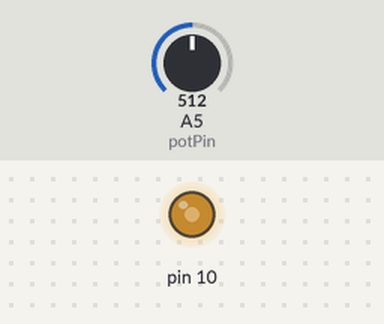
The sketch below on a simulated Arduino Uno, built with avr-gcc and run on an emulated ATmega328P. Shown: output pins drawn as LEDs (lit = HIGH). The inputs (shaded band) are chosen by the test bench; at power-on: A5 (potPin) = 512. What the sketch prints to the serial monitor is not drawn.

Above: at 1.2 s.
1.3 s: A5 (potPin) set to 716
At 1.9 s:
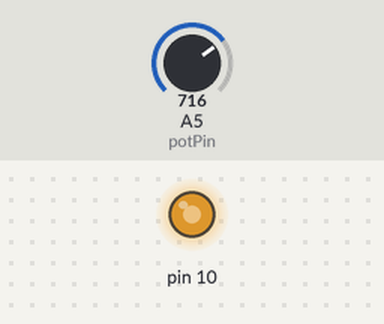
2.8 s: A5 (potPin) set to 900
At 4.0 s:
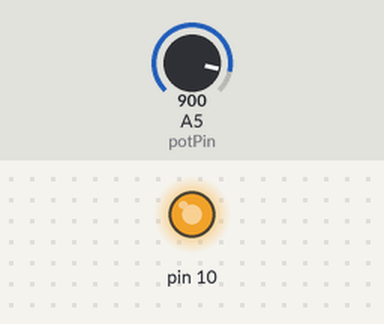
4.3 s: A5 (potPin) set to 122
At 5.4 s:
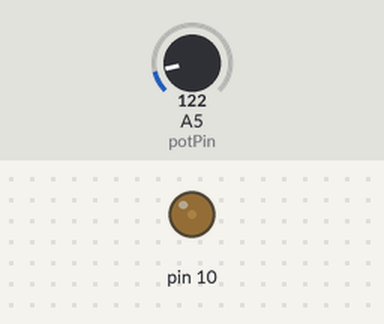
Timing chart, 0 to 7.3 s (numbered marks = the images above; inputs shaded):
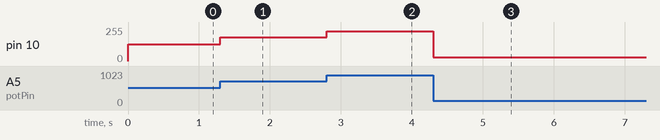

The sketch:

potentiometer.ino
```cpp
int potPin = A5; // Potentiometer output connected to analog pin 3
int potVal = 0; // Variable to store the input from the potentiometer

void setup()
{
  Serial.begin(115200);
  pinMode(10, OUTPUT);
}

// Main program
void loop()
{
  potVal = analogRead(potPin);   // read the potentiometer value at the input pin

  Serial.println(potVal/4);

  analogWrite(10, (potVal/4)-1);

}
```

Measured:
- after the input at 1.3 s, pin 10: 127/255 → 178/255 at once
- after the input at 2.8 s, pin 10: 178/255 → 224/255 at once
- after the input at 4.3 s, pin 10: 224/255 → 29/255 at once
